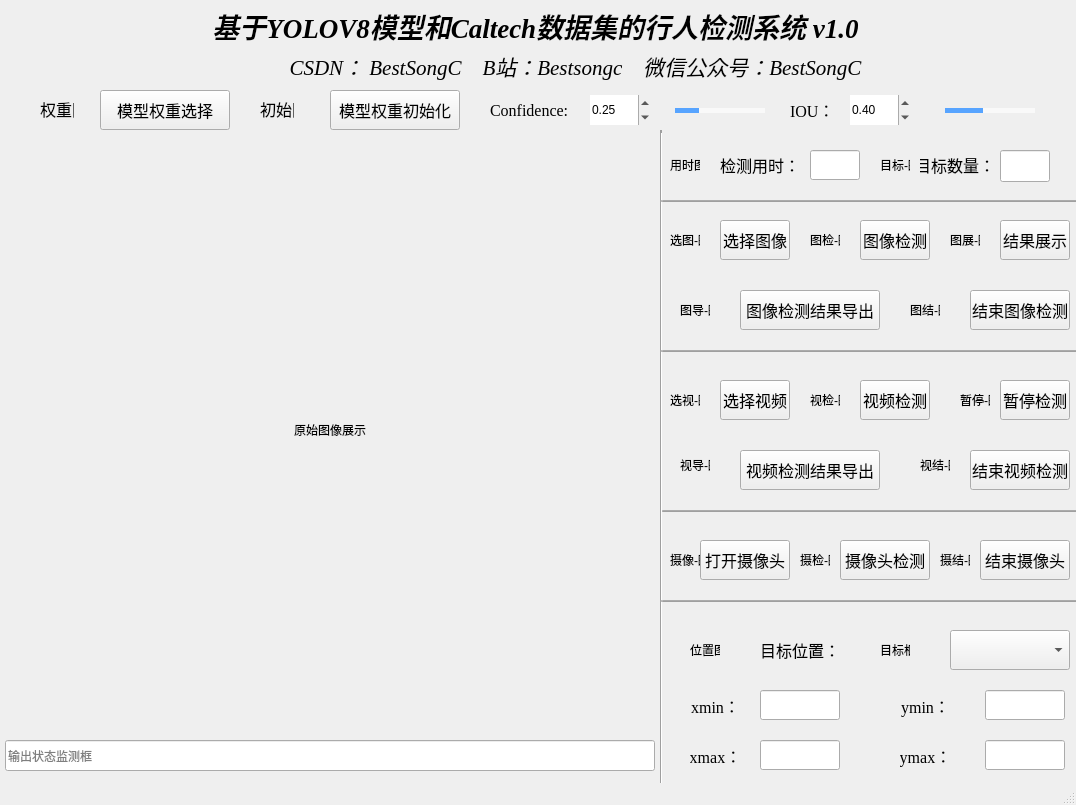
<?xml version="1.0" encoding="UTF-8"?>
<ui version="4.0">
 <class>MainWindow</class>
 <widget class="QMainWindow" name="MainWindow">
  <property name="geometry">
   <rect>
    <x>0</x>
    <y>0</y>
    <width>1076</width>
    <height>805</height>
   </rect>
  </property>
  <property name="windowTitle">
   <string>MainWindow</string>
  </property>
  <widget class="QWidget" name="centralwidget">
   <widget class="QLabel" name="input">
    <property name="geometry">
     <rect>
      <x>10</x>
      <y>190</y>
      <width>640</width>
      <height>480</height>
     </rect>
    </property>
    <property name="text">
     <string>原始图像展示</string>
    </property>
    <property name="scaledContents">
     <bool>true</bool>
    </property>
    <property name="alignment">
     <set>Qt::AlignCenter</set>
    </property>
   </widget>
   <widget class="QPushButton" name="buttton_image_select">
    <property name="geometry">
     <rect>
      <x>720</x>
      <y>220</y>
      <width>70</width>
      <height>40</height>
     </rect>
    </property>
    <property name="font">
     <font>
      <family>楷体</family>
      <pointsize>12</pointsize>
     </font>
    </property>
    <property name="text">
     <string>选择图像</string>
    </property>
   </widget>
   <widget class="QPushButton" name="buttton_video_select">
    <property name="geometry">
     <rect>
      <x>720</x>
      <y>380</y>
      <width>70</width>
      <height>40</height>
     </rect>
    </property>
    <property name="font">
     <font>
      <family>楷体</family>
      <pointsize>12</pointsize>
     </font>
    </property>
    <property name="text">
     <string>选择视频</string>
    </property>
   </widget>
   <widget class="QPushButton" name="button_weight_select">
    <property name="geometry">
     <rect>
      <x>100</x>
      <y>90</y>
      <width>130</width>
      <height>40</height>
     </rect>
    </property>
    <property name="font">
     <font>
      <family>楷体</family>
      <pointsize>12</pointsize>
     </font>
    </property>
    <property name="styleSheet">
     <string notr="true"># rgb(0, 170, 255)</string>
    </property>
    <property name="text">
     <string>模型权重选择</string>
    </property>
   </widget>
   <widget class="QPushButton" name="button_weight_init">
    <property name="geometry">
     <rect>
      <x>330</x>
      <y>90</y>
      <width>130</width>
      <height>40</height>
     </rect>
    </property>
    <property name="font">
     <font>
      <family>楷体</family>
      <pointsize>12</pointsize>
     </font>
    </property>
    <property name="text">
     <string>模型权重初始化</string>
    </property>
   </widget>
   <widget class="QPushButton" name="button_image_detect">
    <property name="geometry">
     <rect>
      <x>860</x>
      <y>220</y>
      <width>70</width>
      <height>40</height>
     </rect>
    </property>
    <property name="font">
     <font>
      <family>楷体</family>
      <pointsize>12</pointsize>
     </font>
    </property>
    <property name="text">
     <string>图像检测</string>
    </property>
   </widget>
   <widget class="QPushButton" name="button_image_show">
    <property name="geometry">
     <rect>
      <x>1000</x>
      <y>220</y>
      <width>70</width>
      <height>40</height>
     </rect>
    </property>
    <property name="font">
     <font>
      <family>楷体</family>
      <pointsize>12</pointsize>
     </font>
    </property>
    <property name="text">
     <string>结果展示</string>
    </property>
   </widget>
   <widget class="QPushButton" name="button_video_detect">
    <property name="geometry">
     <rect>
      <x>860</x>
      <y>380</y>
      <width>70</width>
      <height>40</height>
     </rect>
    </property>
    <property name="font">
     <font>
      <family>楷体</family>
      <pointsize>12</pointsize>
     </font>
    </property>
    <property name="text">
     <string>视频检测</string>
    </property>
   </widget>
   <widget class="QPushButton" name="button_video_suspend">
    <property name="geometry">
     <rect>
      <x>1000</x>
      <y>380</y>
      <width>70</width>
      <height>40</height>
     </rect>
    </property>
    <property name="font">
     <font>
      <family>楷体</family>
      <pointsize>12</pointsize>
     </font>
    </property>
    <property name="text">
     <string>暂停检测</string>
    </property>
   </widget>
   <widget class="QPushButton" name="button_video_stop">
    <property name="geometry">
     <rect>
      <x>970</x>
      <y>450</y>
      <width>100</width>
      <height>40</height>
     </rect>
    </property>
    <property name="font">
     <font>
      <family>楷体</family>
      <pointsize>12</pointsize>
     </font>
    </property>
    <property name="text">
     <string>结束视频检测</string>
    </property>
   </widget>
   <widget class="QPushButton" name="button_image_stop">
    <property name="geometry">
     <rect>
      <x>970</x>
      <y>290</y>
      <width>100</width>
      <height>40</height>
     </rect>
    </property>
    <property name="font">
     <font>
      <family>楷体</family>
      <pointsize>12</pointsize>
     </font>
    </property>
    <property name="text">
     <string>结束图像检测</string>
    </property>
   </widget>
   <widget class="QPushButton" name="button_image_export">
    <property name="geometry">
     <rect>
      <x>740</x>
      <y>290</y>
      <width>140</width>
      <height>40</height>
     </rect>
    </property>
    <property name="font">
     <font>
      <family>楷体</family>
      <pointsize>12</pointsize>
     </font>
    </property>
    <property name="text">
     <string>图像检测结果导出</string>
    </property>
   </widget>
   <widget class="QPushButton" name="button_video_export">
    <property name="geometry">
     <rect>
      <x>740</x>
      <y>450</y>
      <width>140</width>
      <height>40</height>
     </rect>
    </property>
    <property name="font">
     <font>
      <family>楷体</family>
      <pointsize>12</pointsize>
     </font>
    </property>
    <property name="text">
     <string>视频检测结果导出</string>
    </property>
   </widget>
   <widget class="QLabel" name="label_weight_select">
    <property name="geometry">
     <rect>
      <x>40</x>
      <y>92</y>
      <width>34</width>
      <height>34</height>
     </rect>
    </property>
    <property name="font">
     <font>
      <family>楷体</family>
      <pointsize>12</pointsize>
     </font>
    </property>
    <property name="text">
     <string>权重图</string>
    </property>
   </widget>
   <widget class="QLabel" name="label_weight_init">
    <property name="geometry">
     <rect>
      <x>260</x>
      <y>92</y>
      <width>34</width>
      <height>34</height>
     </rect>
    </property>
    <property name="font">
     <font>
      <family>楷体</family>
      <pointsize>12</pointsize>
     </font>
    </property>
    <property name="text">
     <string>初始图</string>
    </property>
   </widget>
   <widget class="QLabel" name="label_image_select">
    <property name="geometry">
     <rect>
      <x>670</x>
      <y>225</y>
      <width>30</width>
      <height>30</height>
     </rect>
    </property>
    <property name="text">
     <string>选图-图</string>
    </property>
   </widget>
   <widget class="QLabel" name="label_video_select">
    <property name="geometry">
     <rect>
      <x>670</x>
      <y>385</y>
      <width>30</width>
      <height>30</height>
     </rect>
    </property>
    <property name="text">
     <string>选视-图</string>
    </property>
   </widget>
   <widget class="QLabel" name="label_image_detect">
    <property name="geometry">
     <rect>
      <x>810</x>
      <y>225</y>
      <width>30</width>
      <height>30</height>
     </rect>
    </property>
    <property name="text">
     <string>图检-图</string>
    </property>
   </widget>
   <widget class="QLabel" name="label_video_detect">
    <property name="geometry">
     <rect>
      <x>810</x>
      <y>385</y>
      <width>30</width>
      <height>30</height>
     </rect>
    </property>
    <property name="text">
     <string>视检-图</string>
    </property>
   </widget>
   <widget class="QLabel" name="label_image_show">
    <property name="geometry">
     <rect>
      <x>950</x>
      <y>225</y>
      <width>30</width>
      <height>30</height>
     </rect>
    </property>
    <property name="text">
     <string>图展-图</string>
    </property>
   </widget>
   <widget class="QLabel" name="label_image_stop">
    <property name="geometry">
     <rect>
      <x>910</x>
      <y>295</y>
      <width>30</width>
      <height>30</height>
     </rect>
    </property>
    <property name="text">
     <string>图结-图</string>
    </property>
   </widget>
   <widget class="QLabel" name="label_image_export">
    <property name="geometry">
     <rect>
      <x>680</x>
      <y>295</y>
      <width>30</width>
      <height>30</height>
     </rect>
    </property>
    <property name="text">
     <string>图导-图</string>
    </property>
   </widget>
   <widget class="QLabel" name="label_video_suspend">
    <property name="geometry">
     <rect>
      <x>960</x>
      <y>385</y>
      <width>30</width>
      <height>30</height>
     </rect>
    </property>
    <property name="text">
     <string>暂停-图</string>
    </property>
   </widget>
   <widget class="QLabel" name="label_video_stop">
    <property name="geometry">
     <rect>
      <x>920</x>
      <y>450</y>
      <width>30</width>
      <height>30</height>
     </rect>
    </property>
    <property name="text">
     <string>视结-图</string>
    </property>
   </widget>
   <widget class="QLabel" name="label_video_export">
    <property name="geometry">
     <rect>
      <x>680</x>
      <y>450</y>
      <width>30</width>
      <height>30</height>
     </rect>
    </property>
    <property name="text">
     <string>视导-图</string>
    </property>
   </widget>
   <widget class="QLabel" name="confidence">
    <property name="geometry">
     <rect>
      <x>490</x>
      <y>95</y>
      <width>80</width>
      <height>30</height>
     </rect>
    </property>
    <property name="font">
     <font>
      <family>Times New Roman</family>
      <pointsize>12</pointsize>
     </font>
    </property>
    <property name="styleSheet">
     <string notr="true">QLabel#confidence{
	font-size:12pt;
}</string>
    </property>
    <property name="text">
     <string>Confidence:</string>
    </property>
   </widget>
   <widget class="QSlider" name="con_slider">
    <property name="geometry">
     <rect>
      <x>670</x>
      <y>95</y>
      <width>100</width>
      <height>30</height>
     </rect>
    </property>
    <property name="styleSheet">
     <string notr="true">QSlider{
	border-color: #bcbcbc;
	color:#57a4ff;
}
QSlider::groove:horizontal {
     border: 1px solid #999999;
     height: 3px;
  	 margin: 0px 0;
     left: 5px;
	right: 5px;
 }
QSlider::handle:horizontal {
     border: 0px ;
     border-image: url(:/img/img/icons/full-moon.png);
	 width:17px;
     margin: -7px -7px -7px -7px;
}
QSlider::add-page:horizontal{
background: qlineargradient(spread:pad, x1:0, y1:1, x2:0, y2:0, stop:0 #f9f9f9, stop:0.25 #f9f9f9, stop:0.5 #f9f9f9, stop:1 #f9f9f9);

}
QSlider::sub-page:horizontal{
 background: qlineargradient(spread:pad, x1:0, y1:1, x2:0, y2:0, stop:0 #57a4ff, stop:0.25 #57a4ff, stop:0.5 #57a4ff, stop:1 #57a4ff);
}</string>
    </property>
    <property name="maximum">
     <number>100</number>
    </property>
    <property name="value">
     <number>25</number>
    </property>
    <property name="orientation">
     <enum>Qt::Horizontal</enum>
    </property>
   </widget>
   <widget class="QDoubleSpinBox" name="con_number">
    <property name="geometry">
     <rect>
      <x>590</x>
      <y>95</y>
      <width>60</width>
      <height>30</height>
     </rect>
    </property>
    <property name="frame">
     <bool>false</bool>
    </property>
    <property name="keyboardTracking">
     <bool>false</bool>
    </property>
    <property name="maximum">
     <double>1.000000000000000</double>
    </property>
    <property name="singleStep">
     <double>0.010000000000000</double>
    </property>
    <property name="stepType">
     <enum>QAbstractSpinBox::DefaultStepType</enum>
    </property>
    <property name="value">
     <double>0.250000000000000</double>
    </property>
   </widget>
   <widget class="QLabel" name="confidence_2">
    <property name="geometry">
     <rect>
      <x>790</x>
      <y>95</y>
      <width>60</width>
      <height>30</height>
     </rect>
    </property>
    <property name="font">
     <font>
      <family>Times New Roman</family>
      <pointsize>12</pointsize>
     </font>
    </property>
    <property name="styleSheet">
     <string notr="true">QLabel#confidence{
	font-size:12pt;
}</string>
    </property>
    <property name="text">
     <string>IOU：</string>
    </property>
   </widget>
   <widget class="QDoubleSpinBox" name="iou_number">
    <property name="geometry">
     <rect>
      <x>850</x>
      <y>95</y>
      <width>60</width>
      <height>30</height>
     </rect>
    </property>
    <property name="frame">
     <bool>false</bool>
    </property>
    <property name="maximum">
     <double>1.000000000000000</double>
    </property>
    <property name="singleStep">
     <double>0.010000000000000</double>
    </property>
    <property name="stepType">
     <enum>QAbstractSpinBox::DefaultStepType</enum>
    </property>
    <property name="value">
     <double>0.400000000000000</double>
    </property>
   </widget>
   <widget class="QSlider" name="iou_slider">
    <property name="geometry">
     <rect>
      <x>940</x>
      <y>95</y>
      <width>100</width>
      <height>30</height>
     </rect>
    </property>
    <property name="styleSheet">
     <string notr="true">QSlider{
	border-color: #bcbcbc;
	color:#57a4ff;
}
QSlider::groove:horizontal {
     border: 1px solid #999999;
     height: 3px;
  	 margin: 0px 0;
     left: 5px;
	right: 5px;
 }
QSlider::handle:horizontal {
     border: 0px ;
     border-image: url(:/img/img/icons/full-moon.png);
	 width:17px;
     margin: -7px -7px -7px -7px;
}
QSlider::add-page:horizontal{
background: qlineargradient(spread:pad, x1:0, y1:1, x2:0, y2:0, stop:0 #f9f9f9, stop:0.25 #f9f9f9, stop:0.5 #f9f9f9, stop:1 #f9f9f9);

}
QSlider::sub-page:horizontal{
 background: qlineargradient(spread:pad, x1:0, y1:1, x2:0, y2:0, stop:0 #57a4ff, stop:0.25 #57a4ff, stop:0.5 #57a4ff, stop:1 #57a4ff);
}</string>
    </property>
    <property name="maximum">
     <number>100</number>
    </property>
    <property name="value">
     <number>40</number>
    </property>
    <property name="orientation">
     <enum>Qt::Horizontal</enum>
    </property>
   </widget>
   <widget class="QLabel" name="label">
    <property name="geometry">
     <rect>
      <x>60</x>
      <y>5</y>
      <width>951</width>
      <height>41</height>
     </rect>
    </property>
    <property name="font">
     <font>
      <family>Times New Roman</family>
      <pointsize>20</pointsize>
      <italic>true</italic>
      <bold>true</bold>
     </font>
    </property>
    <property name="text">
     <string>基于YOLOV8模型和Caltech数据集的行人检测系统 v1.0</string>
    </property>
    <property name="alignment">
     <set>Qt::AlignCenter</set>
    </property>
   </widget>
   <widget class="QLabel" name="label_detect_time">
    <property name="geometry">
     <rect>
      <x>670</x>
      <y>150</y>
      <width>30</width>
      <height>30</height>
     </rect>
    </property>
    <property name="text">
     <string>用时图</string>
    </property>
   </widget>
   <widget class="QLineEdit" name="lineEdit_detect_time">
    <property name="geometry">
     <rect>
      <x>810</x>
      <y>150</y>
      <width>50</width>
      <height>30</height>
     </rect>
    </property>
    <property name="text">
     <string/>
    </property>
    <property name="readOnly">
     <bool>true</bool>
    </property>
    <property name="placeholderText">
     <string/>
    </property>
   </widget>
   <widget class="QLabel" name="label_detect_object_nums">
    <property name="geometry">
     <rect>
      <x>880</x>
      <y>150</y>
      <width>30</width>
      <height>30</height>
     </rect>
    </property>
    <property name="text">
     <string>目标-图</string>
    </property>
   </widget>
   <widget class="QLineEdit" name="lineEdit_detect_object_nums">
    <property name="geometry">
     <rect>
      <x>1000</x>
      <y>150</y>
      <width>50</width>
      <height>32</height>
     </rect>
    </property>
    <property name="text">
     <string/>
    </property>
    <property name="readOnly">
     <bool>true</bool>
    </property>
    <property name="placeholderText">
     <string/>
    </property>
   </widget>
   <widget class="QLabel" name="label_2">
    <property name="geometry">
     <rect>
      <x>720</x>
      <y>145</y>
      <width>80</width>
      <height>40</height>
     </rect>
    </property>
    <property name="font">
     <font>
      <family>楷体</family>
      <pointsize>12</pointsize>
     </font>
    </property>
    <property name="text">
     <string>检测用时：</string>
    </property>
    <property name="alignment">
     <set>Qt::AlignCenter</set>
    </property>
   </widget>
   <widget class="QLabel" name="label_3">
    <property name="geometry">
     <rect>
      <x>920</x>
      <y>145</y>
      <width>70</width>
      <height>40</height>
     </rect>
    </property>
    <property name="font">
     <font>
      <family>楷体</family>
      <pointsize>12</pointsize>
     </font>
    </property>
    <property name="text">
     <string>目标数量：</string>
    </property>
    <property name="alignment">
     <set>Qt::AlignCenter</set>
    </property>
   </widget>
   <widget class="QLabel" name="label_detect_object_pos">
    <property name="geometry">
     <rect>
      <x>690</x>
      <y>635</y>
      <width>30</width>
      <height>30</height>
     </rect>
    </property>
    <property name="text">
     <string>位置图</string>
    </property>
   </widget>
   <widget class="QLabel" name="label_4">
    <property name="geometry">
     <rect>
      <x>760</x>
      <y>630</y>
      <width>80</width>
      <height>40</height>
     </rect>
    </property>
    <property name="font">
     <font>
      <family>楷体</family>
      <pointsize>12</pointsize>
     </font>
    </property>
    <property name="text">
     <string>目标位置：</string>
    </property>
    <property name="alignment">
     <set>Qt::AlignCenter</set>
    </property>
   </widget>
   <widget class="QLabel" name="label_detect_object_all">
    <property name="geometry">
     <rect>
      <x>880</x>
      <y>635</y>
      <width>30</width>
      <height>30</height>
     </rect>
    </property>
    <property name="text">
     <string>目标框</string>
    </property>
   </widget>
   <widget class="QComboBox" name="comboBox">
    <property name="geometry">
     <rect>
      <x>950</x>
      <y>630</y>
      <width>120</width>
      <height>40</height>
     </rect>
    </property>
    <property name="placeholderText">
     <string/>
    </property>
   </widget>
   <widget class="QLabel" name="label_5">
    <property name="geometry">
     <rect>
      <x>690</x>
      <y>690</y>
      <width>51</width>
      <height>31</height>
     </rect>
    </property>
    <property name="font">
     <font>
      <family>Times New Roman</family>
      <pointsize>12</pointsize>
     </font>
    </property>
    <property name="text">
     <string>xmin：</string>
    </property>
    <property name="alignment">
     <set>Qt::AlignCenter</set>
    </property>
   </widget>
   <widget class="QLabel" name="label_6">
    <property name="geometry">
     <rect>
      <x>690</x>
      <y>740</y>
      <width>51</width>
      <height>31</height>
     </rect>
    </property>
    <property name="font">
     <font>
      <family>Times New Roman</family>
      <pointsize>12</pointsize>
     </font>
    </property>
    <property name="text">
     <string>xmax：</string>
    </property>
    <property name="alignment">
     <set>Qt::AlignCenter</set>
    </property>
   </widget>
   <widget class="QLineEdit" name="lineEdit_xmin">
    <property name="geometry">
     <rect>
      <x>760</x>
      <y>690</y>
      <width>80</width>
      <height>30</height>
     </rect>
    </property>
    <property name="text">
     <string/>
    </property>
    <property name="readOnly">
     <bool>true</bool>
    </property>
    <property name="placeholderText">
     <string/>
    </property>
   </widget>
   <widget class="QLineEdit" name="lineEdit_xmax">
    <property name="geometry">
     <rect>
      <x>760</x>
      <y>740</y>
      <width>80</width>
      <height>30</height>
     </rect>
    </property>
    <property name="text">
     <string/>
    </property>
    <property name="readOnly">
     <bool>true</bool>
    </property>
    <property name="placeholderText">
     <string/>
    </property>
   </widget>
   <widget class="QLineEdit" name="lineEdit_ymax">
    <property name="geometry">
     <rect>
      <x>985</x>
      <y>740</y>
      <width>80</width>
      <height>30</height>
     </rect>
    </property>
    <property name="text">
     <string/>
    </property>
    <property name="readOnly">
     <bool>true</bool>
    </property>
    <property name="placeholderText">
     <string/>
    </property>
   </widget>
   <widget class="QLabel" name="label_7">
    <property name="geometry">
     <rect>
      <x>900</x>
      <y>740</y>
      <width>51</width>
      <height>31</height>
     </rect>
    </property>
    <property name="font">
     <font>
      <family>Times New Roman</family>
      <pointsize>12</pointsize>
     </font>
    </property>
    <property name="text">
     <string>ymax：</string>
    </property>
    <property name="alignment">
     <set>Qt::AlignCenter</set>
    </property>
   </widget>
   <widget class="QLineEdit" name="lineEdit_ymin">
    <property name="geometry">
     <rect>
      <x>985</x>
      <y>690</y>
      <width>80</width>
      <height>30</height>
     </rect>
    </property>
    <property name="text">
     <string/>
    </property>
    <property name="readOnly">
     <bool>true</bool>
    </property>
    <property name="placeholderText">
     <string/>
    </property>
   </widget>
   <widget class="QLabel" name="label_8">
    <property name="geometry">
     <rect>
      <x>900</x>
      <y>690</y>
      <width>51</width>
      <height>31</height>
     </rect>
    </property>
    <property name="font">
     <font>
      <family>Times New Roman</family>
      <pointsize>12</pointsize>
     </font>
    </property>
    <property name="text">
     <string>ymin：</string>
    </property>
    <property name="alignment">
     <set>Qt::AlignCenter</set>
    </property>
   </widget>
   <widget class="QLabel" name="label_9">
    <property name="geometry">
     <rect>
      <x>270</x>
      <y>50</y>
      <width>611</width>
      <height>31</height>
     </rect>
    </property>
    <property name="font">
     <font>
      <family>Times New Roman</family>
      <pointsize>16</pointsize>
      <italic>true</italic>
     </font>
    </property>
    <property name="text">
     <string>CSDN： BestSongC    B站：Bestsongc    微信公众号：BestSongC</string>
    </property>
    <property name="alignment">
     <set>Qt::AlignCenter</set>
    </property>
   </widget>
   <widget class="QLabel" name="label_camera_select">
    <property name="geometry">
     <rect>
      <x>670</x>
      <y>545</y>
      <width>30</width>
      <height>30</height>
     </rect>
    </property>
    <property name="text">
     <string>摄像-图</string>
    </property>
   </widget>
   <widget class="QLabel" name="label_camera_detect">
    <property name="geometry">
     <rect>
      <x>800</x>
      <y>545</y>
      <width>30</width>
      <height>30</height>
     </rect>
    </property>
    <property name="text">
     <string>摄检-图</string>
    </property>
   </widget>
   <widget class="QPushButton" name="button_camera_start">
    <property name="geometry">
     <rect>
      <x>700</x>
      <y>540</y>
      <width>90</width>
      <height>40</height>
     </rect>
    </property>
    <property name="font">
     <font>
      <family>楷体</family>
      <pointsize>12</pointsize>
     </font>
    </property>
    <property name="text">
     <string>打开摄像头</string>
    </property>
   </widget>
   <widget class="QPushButton" name="button_camera_detect">
    <property name="geometry">
     <rect>
      <x>840</x>
      <y>540</y>
      <width>90</width>
      <height>40</height>
     </rect>
    </property>
    <property name="font">
     <font>
      <family>楷体</family>
      <pointsize>12</pointsize>
     </font>
    </property>
    <property name="text">
     <string>摄像头检测</string>
    </property>
   </widget>
   <widget class="QLabel" name="label_camera_stop">
    <property name="geometry">
     <rect>
      <x>940</x>
      <y>545</y>
      <width>30</width>
      <height>30</height>
     </rect>
    </property>
    <property name="text">
     <string>摄结-图</string>
    </property>
   </widget>
   <widget class="QPushButton" name="button_camera_stop">
    <property name="geometry">
     <rect>
      <x>980</x>
      <y>540</y>
      <width>90</width>
      <height>40</height>
     </rect>
    </property>
    <property name="font">
     <font>
      <family>楷体</family>
      <pointsize>12</pointsize>
     </font>
    </property>
    <property name="text">
     <string>结束摄像头</string>
    </property>
   </widget>
   <widget class="QLabel" name="label_main">
    <property name="geometry">
     <rect>
      <x>0</x>
      <y>0</y>
      <width>1071</width>
      <height>821</height>
     </rect>
    </property>
    <property name="text">
     <string/>
    </property>
   </widget>
   <widget class="QLineEdit" name="lineEdit_4">
    <property name="geometry">
     <rect>
      <x>660</x>
      <y>510</y>
      <width>420</width>
      <height>2</height>
     </rect>
    </property>
    <property name="cursor">
     <cursorShape>IBeamCursor</cursorShape>
    </property>
    <property name="alignment">
     <set>Qt::AlignLeading|Qt::AlignLeft|Qt::AlignVCenter</set>
    </property>
   </widget>
   <widget class="Line" name="line">
    <property name="geometry">
     <rect>
      <x>660</x>
      <y>130</y>
      <width>2</width>
      <height>660</height>
     </rect>
    </property>
    <property name="font">
     <font>
      <pointsize>9</pointsize>
     </font>
    </property>
    <property name="cursor">
     <cursorShape>UpArrowCursor</cursorShape>
    </property>
    <property name="lineWidth">
     <number>3</number>
    </property>
    <property name="orientation">
     <enum>Qt::Vertical</enum>
    </property>
   </widget>
   <widget class="QLineEdit" name="lineEdit_5">
    <property name="geometry">
     <rect>
      <x>660</x>
      <y>200</y>
      <width>420</width>
      <height>2</height>
     </rect>
    </property>
    <property name="cursor">
     <cursorShape>IBeamCursor</cursorShape>
    </property>
    <property name="alignment">
     <set>Qt::AlignLeading|Qt::AlignLeft|Qt::AlignVCenter</set>
    </property>
   </widget>
   <widget class="QLineEdit" name="lineEdit_6">
    <property name="geometry">
     <rect>
      <x>660</x>
      <y>350</y>
      <width>420</width>
      <height>2</height>
     </rect>
    </property>
    <property name="cursor">
     <cursorShape>IBeamCursor</cursorShape>
    </property>
    <property name="alignment">
     <set>Qt::AlignLeading|Qt::AlignLeft|Qt::AlignVCenter</set>
    </property>
   </widget>
   <widget class="QLineEdit" name="lineEdit_7">
    <property name="geometry">
     <rect>
      <x>660</x>
      <y>600</y>
      <width>420</width>
      <height>2</height>
     </rect>
    </property>
    <property name="cursor">
     <cursorShape>IBeamCursor</cursorShape>
    </property>
    <property name="alignment">
     <set>Qt::AlignLeading|Qt::AlignLeft|Qt::AlignVCenter</set>
    </property>
   </widget>
   <widget class="QLineEdit" name="lineEdit">
    <property name="geometry">
     <rect>
      <x>5</x>
      <y>740</y>
      <width>650</width>
      <height>31</height>
     </rect>
    </property>
    <property name="text">
     <string/>
    </property>
    <property name="readOnly">
     <bool>true</bool>
    </property>
    <property name="placeholderText">
     <string>输出状态监测框</string>
    </property>
   </widget>
   <zorder>label_main</zorder>
   <zorder>input</zorder>
   <zorder>buttton_image_select</zorder>
   <zorder>buttton_video_select</zorder>
   <zorder>button_weight_select</zorder>
   <zorder>button_weight_init</zorder>
   <zorder>button_image_detect</zorder>
   <zorder>button_image_show</zorder>
   <zorder>button_video_detect</zorder>
   <zorder>button_video_suspend</zorder>
   <zorder>button_video_stop</zorder>
   <zorder>button_image_stop</zorder>
   <zorder>button_image_export</zorder>
   <zorder>button_video_export</zorder>
   <zorder>label_weight_select</zorder>
   <zorder>label_weight_init</zorder>
   <zorder>label_image_select</zorder>
   <zorder>label_video_select</zorder>
   <zorder>label_image_detect</zorder>
   <zorder>label_video_detect</zorder>
   <zorder>label_image_show</zorder>
   <zorder>label_image_stop</zorder>
   <zorder>label_image_export</zorder>
   <zorder>label_video_suspend</zorder>
   <zorder>label_video_stop</zorder>
   <zorder>label_video_export</zorder>
   <zorder>confidence</zorder>
   <zorder>con_slider</zorder>
   <zorder>con_number</zorder>
   <zorder>confidence_2</zorder>
   <zorder>iou_number</zorder>
   <zorder>iou_slider</zorder>
   <zorder>label</zorder>
   <zorder>label_detect_time</zorder>
   <zorder>lineEdit_detect_time</zorder>
   <zorder>label_detect_object_nums</zorder>
   <zorder>lineEdit_detect_object_nums</zorder>
   <zorder>label_2</zorder>
   <zorder>label_3</zorder>
   <zorder>label_detect_object_pos</zorder>
   <zorder>label_4</zorder>
   <zorder>label_detect_object_all</zorder>
   <zorder>comboBox</zorder>
   <zorder>label_5</zorder>
   <zorder>label_6</zorder>
   <zorder>lineEdit_xmin</zorder>
   <zorder>lineEdit_xmax</zorder>
   <zorder>lineEdit_ymax</zorder>
   <zorder>label_7</zorder>
   <zorder>lineEdit_ymin</zorder>
   <zorder>label_8</zorder>
   <zorder>label_9</zorder>
   <zorder>label_camera_select</zorder>
   <zorder>label_camera_detect</zorder>
   <zorder>button_camera_start</zorder>
   <zorder>button_camera_detect</zorder>
   <zorder>label_camera_stop</zorder>
   <zorder>button_camera_stop</zorder>
   <zorder>lineEdit_4</zorder>
   <zorder>line</zorder>
   <zorder>lineEdit_5</zorder>
   <zorder>lineEdit_6</zorder>
   <zorder>lineEdit_7</zorder>
   <zorder>lineEdit</zorder>
  </widget>
  <widget class="QStatusBar" name="statusbar"/>
 </widget>
 <resources>
  <include location="camera.qrc"/>
 </resources>
 <connections/>
</ui>
